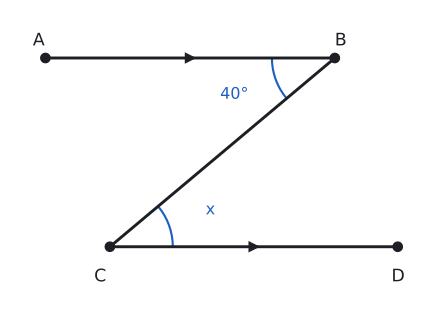

The script that drew this image:
import sys; sys.path.insert(0, "tools")
from cizim import *

# [AB] // [CD]. [BC] iki paraleli birleştirir; m(ABC) = m(BCD) = 40° (iç ters açılar).
def yon(d): return np.array([np.cos(np.radians(d)), np.sin(np.radians(d))])
h = 3.0
B = np.array([4.0, h]); A = np.array([-0.6, h])
C = B + h / np.sin(np.radians(40)) * yon(220); D = np.array([5.0, 0.0])
fig, ax = sekil(6, 4.0)
ax.set_aspect("equal"); ax.axis("off")
ax.plot(*zip(A, B), color=YAZI); ax.plot(*zip(B, C), color=YAZI); ax.plot(*zip(C, D), color=YAZI)
ax.plot((A[0] + B[0]) / 2, h, ">", color=YAZI, markersize=7); ax.plot((C[0] + D[0]) / 2, 0, ">", color=YAZI, markersize=7)
nokta(ax, *A, "A", dx=-0.2, dy=0.2); nokta(ax, *B, "B", dx=0.0, dy=0.2)
nokta(ax, *C, "C", dx=-0.25, dy=-0.55); nokta(ax, *D, "D", dx=-0.1, dy=-0.55)
aci(ax, B, A, C, r=1.0, ad="40°", renk=MAVI)
aci(ax, C, D, B, r=1.0, ad="x", renk=MAVI)
ax.set_xlim(-1.2, 5.6); ax.set_ylim(-0.9, h + 0.8)
kaydet(fig, __file__)
